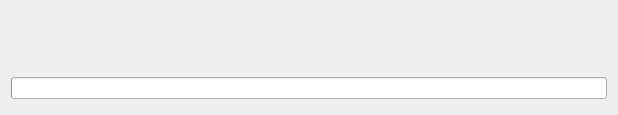
<?xml version="1.0" encoding="UTF-8"?>
<ui version="4.0">
 <class>Dialog</class>
 <widget class="QDialog" name="Dialog">
  <property name="geometry">
   <rect>
    <x>0</x>
    <y>0</y>
    <width>618</width>
    <height>115</height>
   </rect>
  </property>
  <property name="windowTitle">
   <string>Dialog</string>
  </property>
  <layout class="QGridLayout" name="gridLayout">
   <item row="2" column="0" colspan="5">
    <widget class="QProgressBar" name="progressBar">
     <property name="value">
      <number>0</number>
     </property>
     <property name="textVisible">
      <bool>false</bool>
     </property>
    </widget>
   </item>
   <item row="1" column="4">
    <widget class="QPushButton" name="pushButton_cancel">
     <property name="sizePolicy">
      <sizepolicy hsizetype="Fixed" vsizetype="Fixed">
       <horstretch>0</horstretch>
       <verstretch>0</verstretch>
      </sizepolicy>
     </property>
     <property name="styleSheet">
      <string notr="true">border: none; margin: 0px; padding: 0px;</string>
     </property>
     <property name="text">
      <string/>
     </property>
     <property name="iconSize">
      <size>
       <width>30</width>
       <height>30</height>
      </size>
     </property>
    </widget>
   </item>
   <item row="1" column="3">
    <widget class="QPushButton" name="pushButton_stop_play">
     <property name="sizePolicy">
      <sizepolicy hsizetype="Fixed" vsizetype="Fixed">
       <horstretch>0</horstretch>
       <verstretch>0</verstretch>
      </sizepolicy>
     </property>
     <property name="styleSheet">
      <string notr="true">border: none; margin: 0px; padding: 0px;</string>
     </property>
     <property name="text">
      <string/>
     </property>
     <property name="iconSize">
      <size>
       <width>30</width>
       <height>30</height>
      </size>
     </property>
    </widget>
   </item>
   <item row="1" column="0" colspan="3">
    <widget class="QLineEdit" name="lineEdit_progress">
     <property name="enabled">
      <bool>false</bool>
     </property>
     <property name="font">
      <font>
       <pointsize>10</pointsize>
      </font>
     </property>
     <property name="frame">
      <bool>false</bool>
     </property>
    </widget>
   </item>
   <item row="0" column="0" colspan="5">
    <widget class="QLineEdit" name="lineEdit_doing">
     <property name="enabled">
      <bool>false</bool>
     </property>
     <property name="font">
      <font>
       <pointsize>10</pointsize>
      </font>
     </property>
     <property name="frame">
      <bool>false</bool>
     </property>
    </widget>
   </item>
  </layout>
 </widget>
 <resources/>
 <connections/>
</ui>
